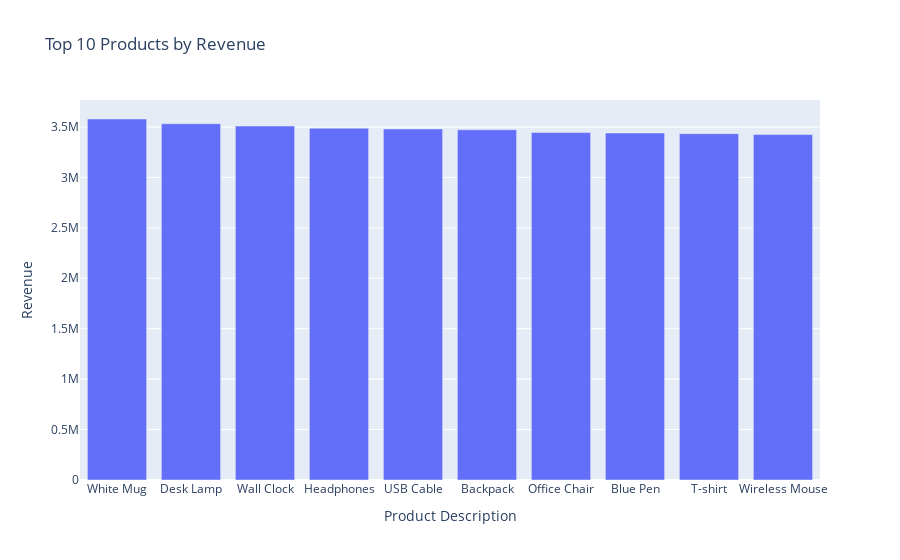

The code cell stored with this chart in its notebook:
### Code cell
# Top 10 products with hieghest revenues
top10_products = cleaned_data.groupby("Description")["Revenue"].sum()  
top10_products= top10_products.sort_values(ascending=False).reset_index().head(10)
top10_products
fig6=px.bar(top10_products, x='Description', y='Revenue', title='Top 10 Products by Revenue', labels={'Description':'Product Description', 'Revenue':'Revenue'})
fig6

### Figure 1 — Plotly figure (JSON) as saved in the notebook; plotly's stock layout.template omitted (floating-point values rounded to 4 significant figures)
{"data": [{"hovertemplate": "Product Description=%{x}<br>Revenue=%{y}<extra></extra>", "legendgroup": "", "marker": {"color": "#636efa", "pattern": {"shape": ""}}, "name": "", "orientation": "v", "showlegend": false, "textposition": "auto", "type": "bar", "x": ["White Mug", "Desk Lamp", "Wall Clock", "Headphones", "USB Cable", "Backpack", "Office Chair", "Blue Pen", "T-shirt", "Wireless Mouse"], "xaxis": "x", "y": [3579000.0, 3533000.0, 3510000.0, 3488000.0, 3480000.0, 3472000.0, 3445000.0, 3440000.0, 3434000.0, 3425000.0], "yaxis": "y"}], "layout": {"barmode": "relative", "legend": {"tracegroupgap": 0}, "title": {"text": "Top 10 Products by Revenue"}, "xaxis": {"anchor": "y", "domain": [0, 1], "title": {"text": "Product Description"}}, "yaxis": {"anchor": "x", "domain": [0, 1], "title": {"text": "Revenue"}}}}
